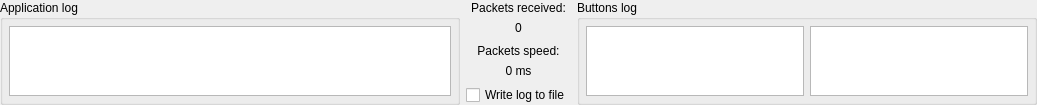
<?xml version="1.0" encoding="UTF-8"?>
<ui version="4.0">
 <class>DebugWindow</class>
 <widget class="QWidget" name="DebugWindow">
  <property name="geometry">
   <rect>
    <x>0</x>
    <y>0</y>
    <width>1037</width>
    <height>98</height>
   </rect>
  </property>
  <property name="windowTitle">
   <string>Debug</string>
  </property>
  <layout class="QGridLayout" name="gridLayout" columnstretch="1,0,1">
   <property name="leftMargin">
    <number>0</number>
   </property>
   <property name="topMargin">
    <number>0</number>
   </property>
   <property name="rightMargin">
    <number>0</number>
   </property>
   <property name="bottomMargin">
    <number>0</number>
   </property>
   <item row="2" column="1">
    <widget class="QLabel" name="text_PacketsSpeed">
     <property name="toolTip">
      <string>within 5 seconds</string>
     </property>
     <property name="text">
      <string>Packets speed:</string>
     </property>
     <property name="alignment">
      <set>Qt::AlignBottom|Qt::AlignHCenter</set>
     </property>
    </widget>
   </item>
   <item row="0" column="0" rowspan="5">
    <widget class="QGroupBox" name="groupBox">
     <property name="title">
      <string>Application log</string>
     </property>
     <layout class="QHBoxLayout" name="horizontalLayout">
      <property name="leftMargin">
       <number>6</number>
      </property>
      <property name="topMargin">
       <number>6</number>
      </property>
      <property name="rightMargin">
       <number>6</number>
      </property>
      <property name="bottomMargin">
       <number>6</number>
      </property>
      <item>
       <widget class="QTextBrowser" name="textBrowser_DebugMsg">
        <property name="sizePolicy">
         <sizepolicy hsizetype="Expanding" vsizetype="Preferred">
          <horstretch>0</horstretch>
          <verstretch>0</verstretch>
         </sizepolicy>
        </property>
       </widget>
      </item>
     </layout>
    </widget>
   </item>
   <item row="1" column="1">
    <widget class="QLabel" name="label_PacketsCount">
     <property name="text">
      <string>0</string>
     </property>
     <property name="alignment">
      <set>Qt::AlignHCenter|Qt::AlignTop</set>
     </property>
    </widget>
   </item>
   <item row="4" column="1">
    <widget class="QCheckBox" name="checkBox_WriteLog">
     <property name="text">
      <string>Write log to file</string>
     </property>
    </widget>
   </item>
   <item row="3" column="1">
    <widget class="QLabel" name="label_PacketsSpeed">
     <property name="toolTip">
      <string>within 5 seconds</string>
     </property>
     <property name="text">
      <string>0 ms</string>
     </property>
     <property name="alignment">
      <set>Qt::AlignHCenter|Qt::AlignTop</set>
     </property>
    </widget>
   </item>
   <item row="0" column="1">
    <widget class="QLabel" name="text_PacketsCount">
     <property name="text">
      <string>Packets received:</string>
     </property>
     <property name="alignment">
      <set>Qt::AlignBottom|Qt::AlignHCenter</set>
     </property>
    </widget>
   </item>
   <item row="0" column="2" rowspan="5">
    <widget class="QGroupBox" name="groupBox_2">
     <property name="title">
      <string>Buttons log</string>
     </property>
     <layout class="QHBoxLayout" name="horizontalLayout_2">
      <property name="leftMargin">
       <number>6</number>
      </property>
      <property name="topMargin">
       <number>6</number>
      </property>
      <property name="rightMargin">
       <number>6</number>
      </property>
      <property name="bottomMargin">
       <number>6</number>
      </property>
      <item>
       <widget class="QTextBrowser" name="textBrowser_ButtonsPressLog">
        <property name="sizePolicy">
         <sizepolicy hsizetype="Expanding" vsizetype="Preferred">
          <horstretch>0</horstretch>
          <verstretch>0</verstretch>
         </sizepolicy>
        </property>
       </widget>
      </item>
      <item>
       <widget class="QTextBrowser" name="textBrowser_ButtonsUnpressLog"/>
      </item>
     </layout>
    </widget>
   </item>
  </layout>
 </widget>
 <resources/>
 <connections/>
</ui>
